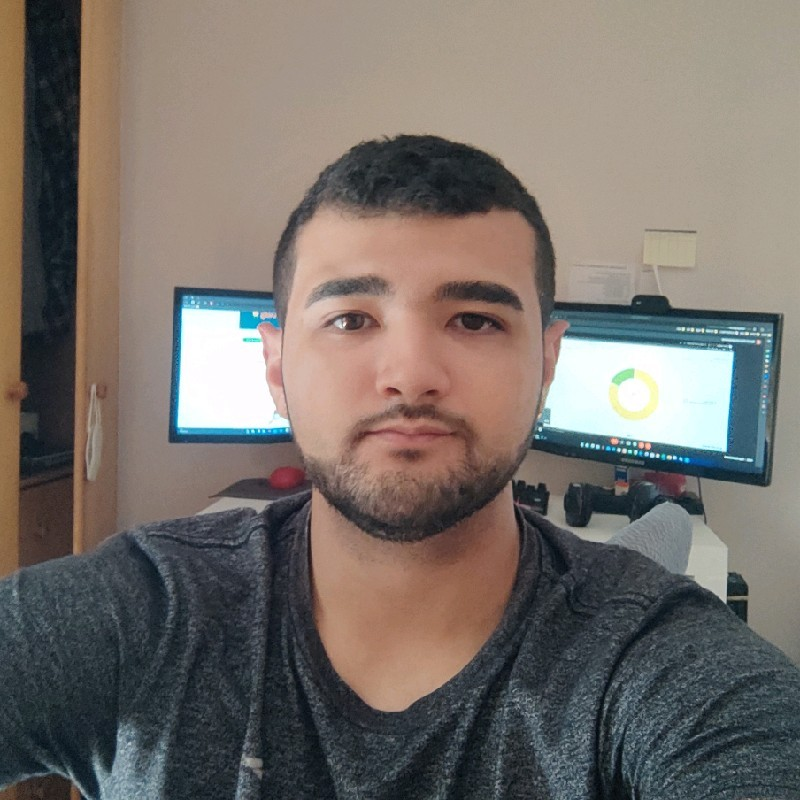
#> input picture data/eu.jpeg, 800 x 800 px
$ python cap03-19-canny-opencv.py --image ../eu.jpeg
#> lines starting #> are read from the running program, lines starting #| are printed output that depends on the picture; after the words box and inside, x2 and y2 are one past the last pixel; in counts of white or black regions, pixels touching at a corner belong together
# Canny Edge Detector

# Imports
import numpy as np
import argparse
import cv2

# Argumentos
ap = argparse.ArgumentParser()
ap.add_argument("-i", "--image", required=True, help="Caminho para a imagem")
ap.add_argument("-l", "--lower-angle", type=float, default=175.0, help="Lower orientation angle")
ap.add_argument("-u", "--upper-angle", type=float, default=180.0, help="Upper orientation angle")
args = vars(ap.parse_args())

# Carrega a imagem, converte para escala de cinza e desfoca levemente
image = cv2.imread(args["image"])
#> image is the input picture: shape (800, 800, 3); mean B, G, R 105.8, 111.5, 118.8
gray = cv2.cvtColor(image, cv2.COLOR_BGR2GRAY)
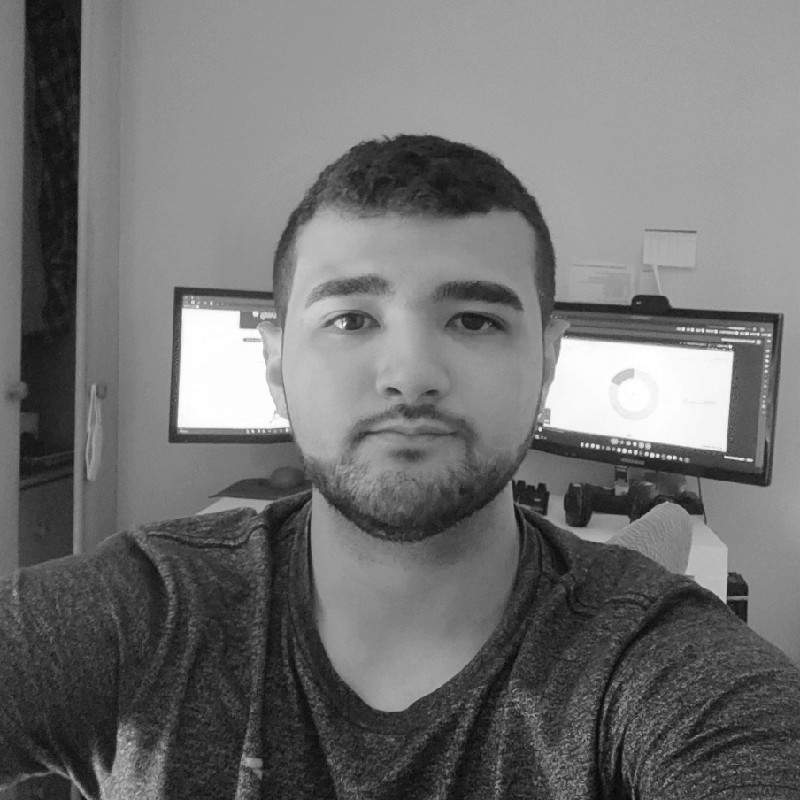
#> gray: shape (800, 800); min 3, max 255, mean 113
blurred = cv2.GaussianBlur(gray, (5, 5), 0)

# Imagem original e desfocada
cv2.imshow("Original", image)
cv2.imshow("Blurred", blurred)

# Calcula um limite "wide", "mid-range" e "tight" para as bordas
wide = cv2.Canny(blurred, 10, 200)
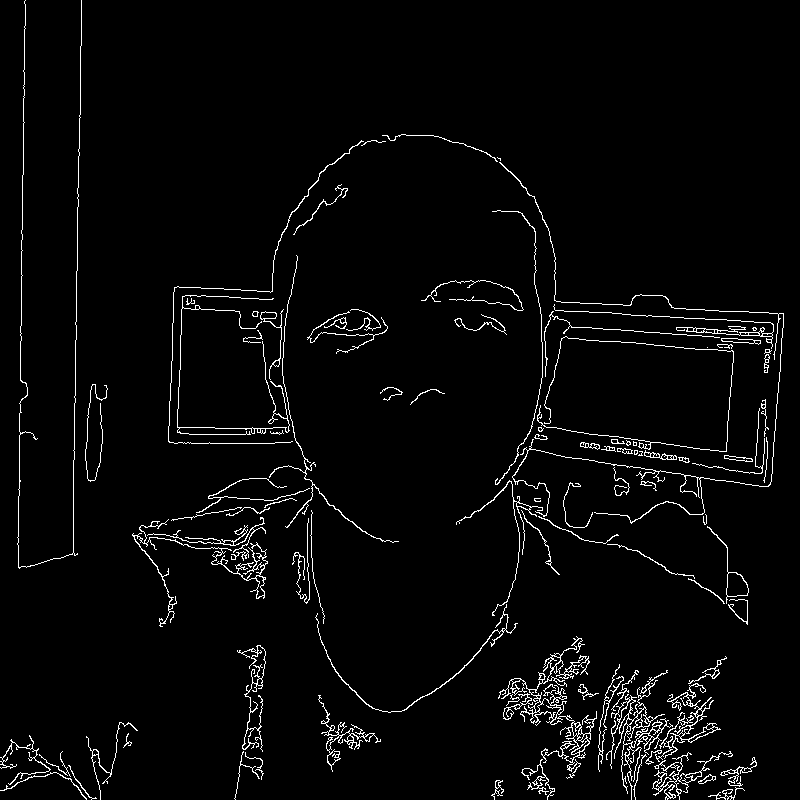
#> wide: shape (800, 800); 3.1% white in thin lines or dots
mid = cv2.Canny(blurred, 30, 150)
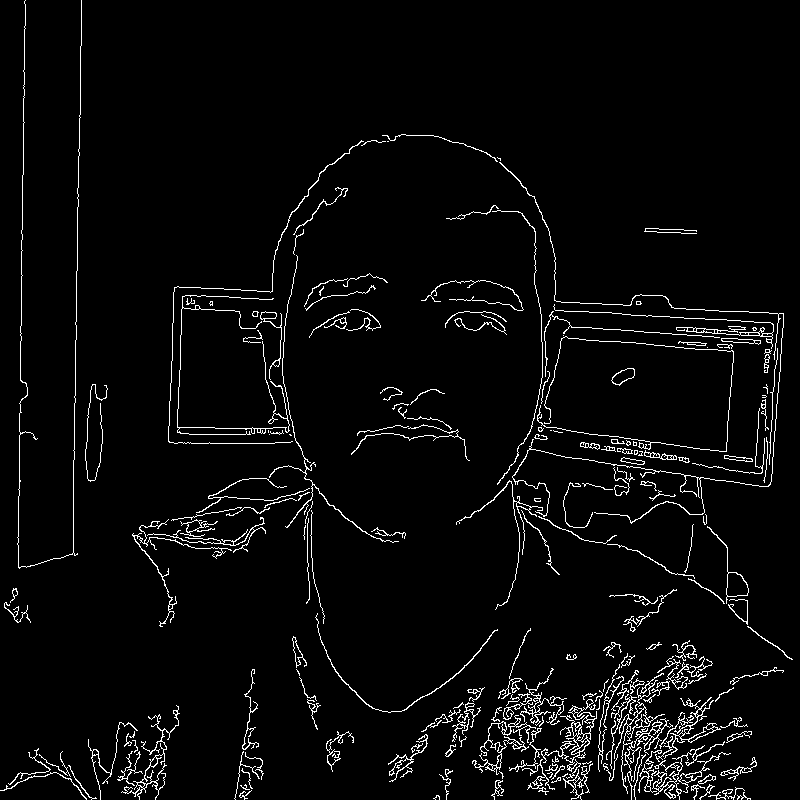
#> mid: shape (800, 800); 3.8% white in thin lines or dots
tight = cv2.Canny(blurred, 240, 250)
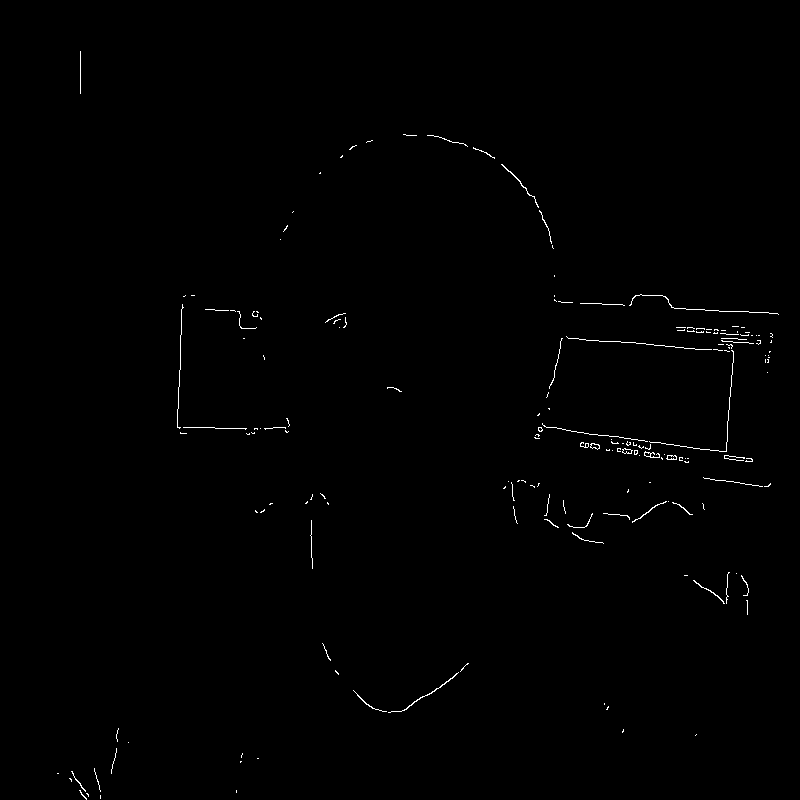
#> tight: shape (800, 800); 0.49% white in thin lines or dots, all inside (x1, y1, x2, y2) = (57, 51, 779, 800)

# Mostra os Mapas de Bordas (Map Edges)
cv2.imshow("Wide Edge Map", wide)
cv2.imshow("Mid Edge Map", mid)
cv2.imshow("Tight Edge Map", tight)
cv2.waitKey(0)
